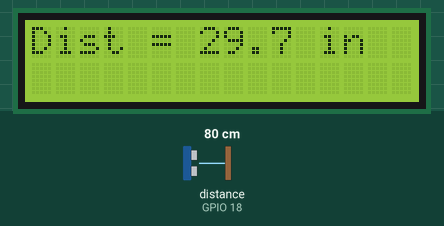
Simulated run of this program. Board: Raspberry Pi (BCM pin numbers). Parts: 16×2 character LCD. The inputs (shaded band) are chosen by the test bench; at power-on: distance to the obstacle (sensor on GPIO 18) 80 cm. The echo pulse lasts 58.3 µs per cm; the clock reads 2024-03-15 10:24:30 at power-on unless the program sets it; what the program prints to the terminal is not drawn.

Above: at 1.2 s.
1.3 s: distance to the obstacle (sensor on GPIO 18) set to 2 cm
At 3.2 s:
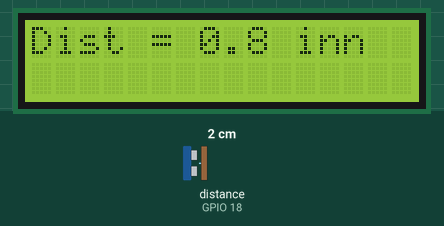
3.5 s: distance to the obstacle (sensor on GPIO 18) set to 4 cm
At 5.1 s:
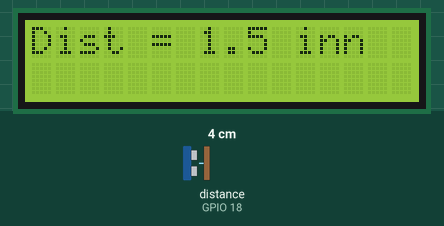
5.5 s: distance to the obstacle (sensor on GPIO 18) set to 9 cm
At 7.1 s:
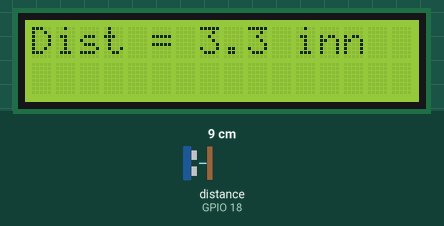
Timing chart, 0 to 8.6 s (numbered marks = the images above; inputs shaded):
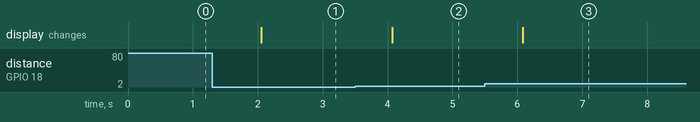

Measured:
- after the input at 1.3 s, the display: changes after 0.76 s (image 1)
- after the input at 3.5 s, the display: changes after 0.57 s (image 2)
- after the input at 5.5 s, the display: changes after 0.58 s (image 3)

The program:

Ultrasonic.py
```python
import time
from RPLCD.gpio import CharLCD
import RPi.GPIO as GPIO

GPIO.setmode(GPIO.BCM)

#set GPIO Pins
GPIO_TRIGGER = 17
GPIO_ECHO = 18

#set GPIO direction (IN / OUT)
GPIO.setup(GPIO_TRIGGER, GPIO.OUT)
GPIO.setup(GPIO_ECHO, GPIO.IN)

# Initialize lcd
lcd = CharLCD(pin_rs=26, pin_e=19, cols=16, rows=2, pins_data=[13, 6, 5, 11],
          numbering_mode=GPIO.BCM)

def distance():
    # set Trigger to HIGH for 10us (according to document)
    GPIO.output(GPIO_TRIGGER, True)
    time.sleep(0.00001)
    # set Trigger LOW after 10us
    GPIO.output(GPIO_TRIGGER, False)

    # save StartTime
    while GPIO.input(GPIO_ECHO) == 0:
        StartTime = time.time()

    # save time of arrival
    while GPIO.input(GPIO_ECHO) == 1:
        StopTime = time.time()

    # time difference between start and arrival
    TimeElapsed = StopTime - StartTime
    # multiply with the sonic speed (34300 cm/s) or (12716.5 in/s)
    # and divide by 2, because there and back
    distance = round((TimeElapsed * 12716.5) / 2, 1)

    return distance

def lcd_display(content, lcd):
##    lcd.cursor_pos = (0,0)
##    lcd.cursor_mode = 'blink'
    lcd.write_string(content)
##    lcd.clear()

if __name__ == '__main__':
    try:
        while True:
            dist = distance()
            content = "\rDist = %.1f in" % dist
            lcd_display(content, lcd)
            print(content)
            time.sleep(1)

        # Reset by pressing CTRL + C
    except KeyboardInterrupt:
        print("Measurement stopped by User")
        lcd.clear()
        GPIO.cleanup()
```
